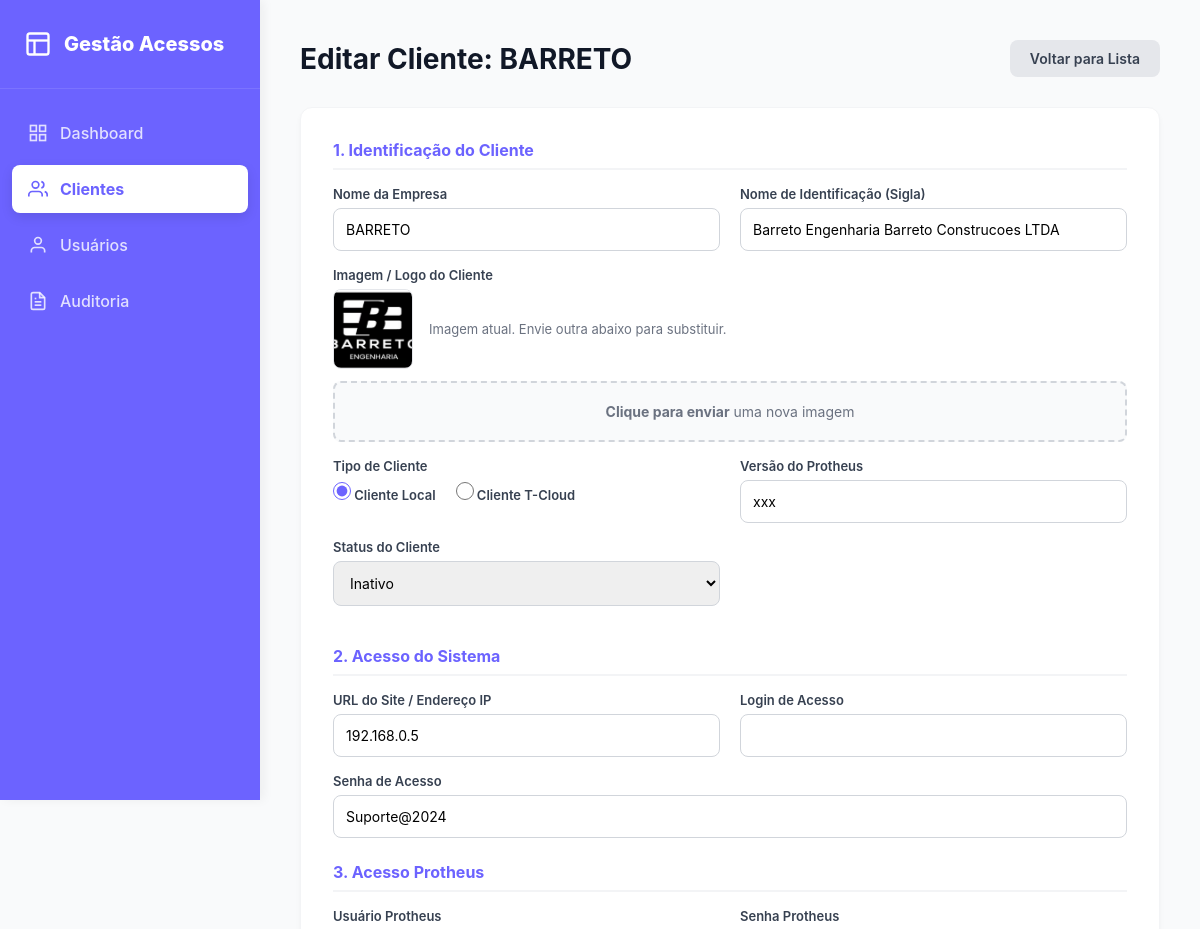
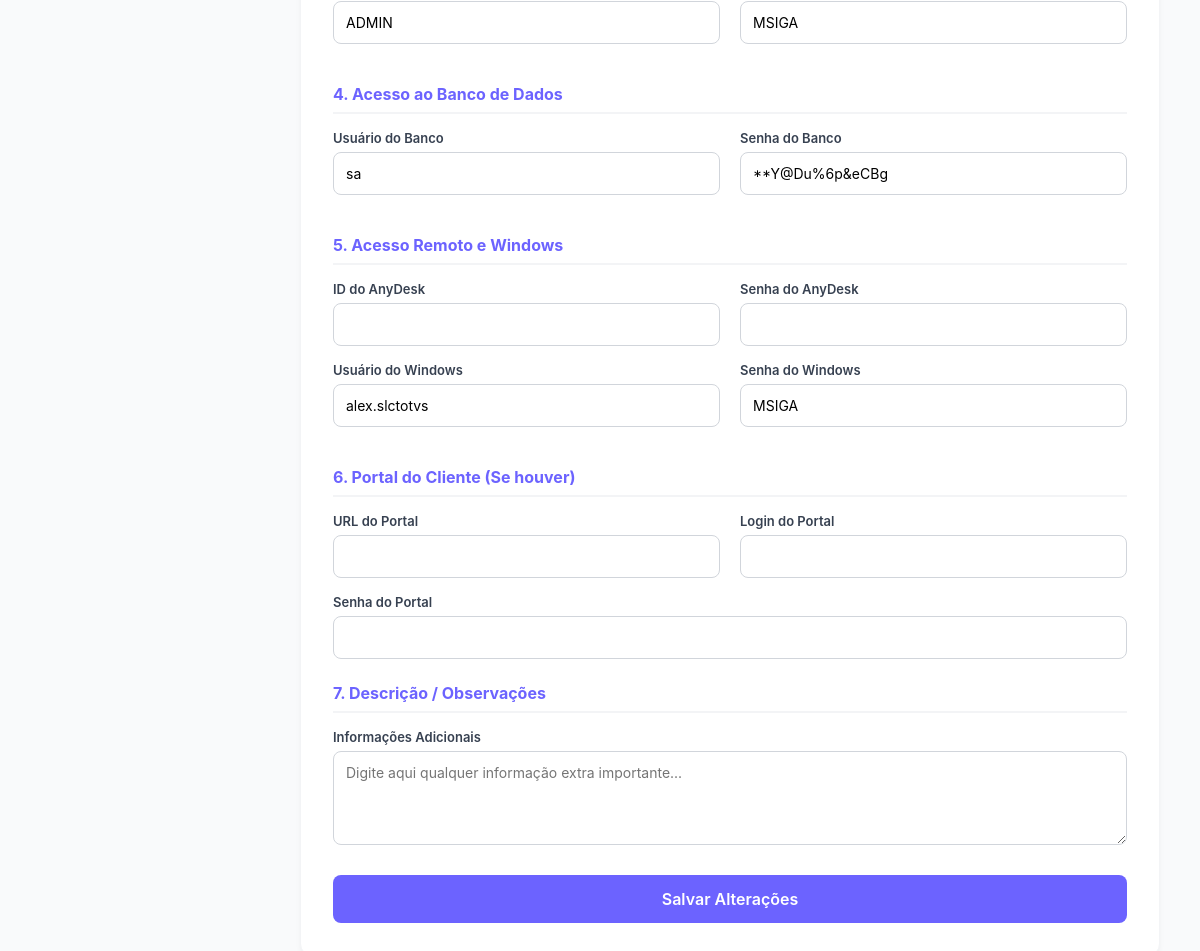
Screenshot of /clientes/editar/39 (signed in) with the database file from the repository (2 pictures, top to bottom).
### tables this page shows
CREATE TABLE clientes (
    id INTEGER PRIMARY KEY AUTOINCREMENT,
    nome_empresa TEXT NOT NULL,
    nome_identificacao TEXT,
    imagem_path TEXT,
    tipo_cliente TEXT DEFAULT 'LOCAL', -- 'LOCAL' ou 'T-CLOUD'
    
    -- Dados do Portal do Cliente
    portal_url TEXT,
    portal_login TEXT,
    portal_senha TEXT,
    
    responsavel_cadastro INTEGER,
    observacoes TEXT,
    status TEXT NOT NULL DEFAULT 'ativo',
    criado_em TEXT NOT NULL DEFAULT (datetime('now','localtime')),
    atualizado_em TEXT, versao_protheus TEXT,
    FOREIGN KEY (responsavel_cadastro) REFERENCES usuarios(id)
);

CREATE TABLE acessos (
    id INTEGER PRIMARY KEY AUTOINCREMENT,
    cliente_id INTEGER NOT NULL,
    ambiente_id INTEGER NOT NULL,
    sistema_servico TEXT,
    usuario_login TEXT,
    senha_cripto BLOB,
    endereco TEXT,
    porta TEXT,
    observacoes TEXT,
    criado_em TEXT NOT NULL DEFAULT (datetime('now','localtime')),
    atualizado_em TEXT,
    FOREIGN KEY (cliente_id) REFERENCES clientes(id) ON DELETE CASCADE,
    FOREIGN KEY (ambiente_id) REFERENCES ambientes(id)
);

### routes/clientes.py (the view, shortened to what this page needs)
@clientes_bp.route("/clientes/editar/<int:id>", methods=["GET", "POST"])
@login_required
def editar(id):
    if session.get("usuario_nivel") != "ADM" and "clientes_editar" not in session.get("usuario_permissoes", ""):
        flash("Acesso negado para editar clientes.", "error")
        return redirect(url_for("clientes.index"))
    conn = get_connection()
    cliente = conn.execute("SELECT * FROM clientes WHERE id = ?", (id,)).fetchone()
    acessos = conn.execute("SELECT * FROM acessos WHERE cliente_id = ?", (id,)).fetchall()
    if not cliente:
        flash("Cliente não encontrado.", "error")
        conn.close()
        return redirect(url_for("clientes.index"))
    dados_acesso = {
        "principal": next((a for a in acessos if a['sistema_servico'] == "Acesso Principal"), None),
        "protheus": next((a for a in acessos if a['sistema_servico'] == "Protheus"), None),
        "banco": next((a for a in acessos if a['sistema_servico'] == "Banco de Dados"), None),
        "anydesk": next((a for a in acessos if a['sistema_servico'] == "AnyDesk"), None),
        "windows": next((a for a in acessos if a['sistema_servico'] == "Windows"), None),
    }
    return render_template("clientes_editar.html", cliente=cliente, dados_acesso=dados_acesso)

### database/db.py (called while the page is built)
def get_connection():
    conn = sqlite3.connect(Config.DATABASE_PATH)
    conn.row_factory = sqlite3.Row
    conn.execute("PRAGMA foreign_keys = ON")
    return conn

### routes/auth.py (called while the page is built)
def login_required(f):
    @wraps(f)
    def decorated_function(*args, **kwargs):
        if "usuario_id" not in session:
            flash("Você precisa fazer login.", "error")
            return redirect(url_for("auth.login"))
        return f(*args, **kwargs)
    return decorated_function

### templates/clientes_editar.html (shortened to what this page needs)
<!DOCTYPE html>
<html lang="pt-BR">
<head>
</head>
<body>
    <aside class="sidebar">
        <div class="sidebar-header">
            <svg width="28" height="28" viewBox="0 0 24 24" fill="none" stroke="currentColor" stroke-width="2"><rect x="3" y="3" width="18" height="18" rx="2" ry="2"></rect><line x1="3" y1="9" x2="21" y2="9"></line><line x1="9" y1="21" x2="9" y2="9"></line></svg>
            <h2>Gestão Acessos</h2>
        </div>
        <nav>
            <a href="/dashboard" class="nav-item"><svg viewBox="0 0 24 24" fill="none" stroke="currentColor" stroke-width="2"><rect x="3" y="3" width="7" height="7"></rect><rect x="14" y="3" width="7" height="7"></rect><rect x="14" y="14" width="7" height="7"></rect><rect x="3" y="14" width="7" height="7"></rect></svg>Dashboard</a>
            <a href="/clientes" class="nav-item active"><svg viewBox="0 0 24 24" fill="none" stroke="currentColor" stroke-width="2"><path d="M17 21v-2a4 4 0 0 0-4-4H5a4 4 0 0 0-4 4v2"></path><circle cx="9" cy="7" r="4"></circle><path d="M23 21v-2a4 4 0 0 0-3-3.87"></path><path d="M16 3.13a4 4 0 0 1 0 7.75"></path></svg>Clientes</a>
            {% if session.get('usuario_nivel') == 'ADM' %}
            <a href="/usuarios" class="nav-item"><svg viewBox="0 0 24 24" fill="none" stroke="currentColor" stroke-width="2"><path d="M20 21v-2a4 4 0 0 0-4-4H8a4 4 0 0 0-4 4v2"></path><circle cx="12" cy="7" r="4"></circle></svg>Usuários</a>
            {% endif %}
            {% if session.get('usuario_nivel') == 'ADM' or 'auditoria_visualizar' in session.get('usuario_permissoes', '') %}
            <a href="/auditoria" class="nav-item">Auditoria</a>
            {% endif %}
        </nav>
    </aside>
    <main class="main-content">
        <div class="topbar">
            <h1>Editar Cliente: {{ cliente['nome_empresa'] }}</h1>
            <a href="{{ url_for('clientes.index') }}" class="btn-voltar">Voltar para Lista</a>
        </div>
        <div class="form-container">
            <form method="POST" enctype="multipart/form-data">
                <div class="section-title">1. Identificação do Cliente</div>
                <div class="grid-2">
                    <div class="form-group">
                        <label>Nome da Empresa</label>
                        <input type="text" name="nome_empresa" class="form-control" required value="{{ cliente['nome_empresa'] }}">
                    </div>
                    <div class="form-group">
                        <label>Nome de Identificação (Sigla)</label>
                        <input type="text" name="nome_identificacao" class="form-control" value="{{ cliente['nome_identificacao'] or '' }}">
                    </div>
                </div>
                <div class="form-group">
                    <label>Imagem / Logo do Cliente</label>
                    <div class="current-img-box">
                        {% if cliente['imagem_path'] %}
                            <img src="{{ url_for('static', filename='uploads/' + cliente['imagem_path']) }}" class="current-img">
                            <span style="font-size: 13px; color: #6b7280;">Imagem atual. Envie outra abaixo para substituir.</span>
                        {% else %}
                            <span style="font-size: 13px; color: #6b7280;">Nenhuma imagem cadastrada.</span>
                        {% endif %}
                    </div>
                    <div class="upload-area">
                        <div style="color: #6b7280; font-size: 14px;"><strong>Clique para enviar</strong> uma nova imagem</div>
                    </div>
                </div>
                <div class="grid-2">
                    <div class="form-group">
                        <label>Tipo de Cliente</label>
                        <div class="radio-group">
                            <label class="radio-label"><input type="radio" name="tipo_cliente" value="LOCAL" {% if cliente['tipo_cliente'] == 'LOCAL' or not cliente['tipo_cliente'] %}checked{% endif %}> Cliente Local</label>
                            <label class="radio-label"><input type="radio" name="tipo_cliente" value="T-CLOUD" {% if cliente['tipo_cliente'] == 'T-CLOUD' %}checked{% endif %}> Cliente T-Cloud</label>
                        </div>
                    </div>
                    <div class="form-group">
                        <label>Versão do Protheus</label>
                        <input type="text" name="versao_protheus" class="form-control" placeholder="Ex: 12.1.23" value="{{ cliente['versao_protheus'] or '' }}">
                    </div>
                </div>
                <div class="grid-2">
                    <div class="form-group">
                        <label>Status do Cliente</label>
                        <select name="status" class="form-control">
                            <option value="inativo" {% if cliente['status'] == 'inativo' %}selected{% endif %}>Inativo</option>
                        </select>
                    </div>
                </div>
                <div class="section-title">2. Acesso do Sistema</div>
                <div class="grid-2">
                    <div class="form-group">
                        <label>URL do Site / Endereço IP</label>
                        <input type="text" name="url_acesso" class="form-control" value="{{ dados_acesso.principal['endereco'] if dados_acesso.principal else '' }}">
                    </div>
                    <div class="form-group">
                        <label>Login de Acesso</label>
                        <input type="text" name="login_acesso" class="form-control" value="{{ dados_acesso.principal['usuario_login'] if dados_acesso.principal else '' }}">
                    </div>
                </div>
                <div class="form-group">
                    <label>Senha de Acesso</label>
                    <input type="text" name="senha_acesso" class="form-control" value="{{ dados_acesso.principal['senha_cripto'] if dados_acesso.principal else '' }}">
                </div>
                <div class="section-title">3. Acesso Protheus</div>
                <div class="grid-2">
                    <div class="form-group">
                        <label>Usuário Protheus</label>
                        <input type="text" name="protheus_login" class="form-control" value="{{ dados_acesso.protheus['usuario_login'] if dados_acesso.protheus else '' }}">
                    </div>
                    <div class="form-group">
                        <label>Senha Protheus</label>
                        <input type="text" name="protheus_senha" class="form-control" value="{{ dados_acesso.protheus['senha_cripto'] if dados_acesso.protheus else '' }}">
                    </div>
                </div>
                <div class="section-title">4. Acesso ao Banco de Dados</div>
                <div class="grid-2">
                    <div class="form-group">
                        <label>Usuário do Banco</label>
                        <input type="text" name="db_login" class="form-control" value="{{ dados_acesso.banco['usuario_login'] if dados_acesso.banco else '' }}">
                    </div>
                    <div class="form-group">
                        <label>Senha do Banco</label>
                        <input type="text" name="db_senha" class="form-control" value="{{ dados_acesso.banco['senha_cripto'] if dados_acesso.banco else '' }}">
                    </div>
                </div>
                <div class="section-title">5. Acesso Remoto e Windows</div>
                <div class="grid-2">
                    <div class="form-group">
                        <label>ID do AnyDesk</label>
                        <input type="text" name="anydesk_login" class="form-control" value="{{ dados_acesso.anydesk['usuario_login'] if dados_acesso.anydesk else '' }}">
                    </div>
                    <div class="form-group">
                        <label>Senha do AnyDesk</label>
                        <input type="text" name="anydesk_senha" class="form-control" value="{{ dados_acesso.anydesk['senha_cripto'] if dados_acesso.anydesk else '' }}">
                    </div>
                </div>
                <div class="grid-2">
                    <div class="form-group">
                        <label>Usuário do Windows</label>
                        <input type="text" name="windows_login" class="form-control" value="{{ dados_acesso.windows['usuario_login'] if dados_acesso.windows else '' }}">
                    </div>
                    <div class="form-group">
                        <label>Senha do Windows</label>
                        <input type="text" name="windows_senha" class="form-control" value="{{ dados_acesso.windows['senha_cripto'] if dados_acesso.windows else '' }}">
                    </div>
                </div>
                <div class="section-title">6. Portal do Cliente (Se houver)</div>
                <div class="grid-2">
                    <div class="form-group">
                        <label>URL do Portal</label>
                        <input type="text" name="portal_url" class="form-control" value="{{ cliente['portal_url'] or '' }}">
                    </div>
                    <div class="form-group">
                        <label>Login do Portal</label>
                        <input type="text" name="portal_login" class="form-control" value="{{ cliente['portal_login'] or '' }}">
                    </div>
                </div>
                <div class="form-group">
                    <label>Senha do Portal</label>
                    <input type="text" name="portal_senha" class="form-control" value="{{ cliente['portal_senha'] or '' }}">
                </div>
                <div class="section-title">7. Descrição / Observações</div>
                <div class="form-group">
                    <label>Informações Adicionais</label>
                    <textarea name="observacoes" class="form-control" rows="4" placeholder="Digite aqui qualquer informação extra importante...">{{ cliente['observacoes'] or '' }}</textarea>
                </div>
                <button type="submit" class="btn-save">Salvar Alterações</button>
            </form>
        </div>
    </main>
</body>
</html>

### templates/clientes_editar.html (style rules this page uses)
* { margin: 0; padding: 0; box-sizing: border-box; font-family: 'Inter', -apple-system, sans-serif; }
body { background-color: #f9fafb; display: flex; min-height: 100vh; color: #111827; }
.sidebar { width: 260px; background-color: #6c63ff; color: white; display: flex; flex-direction: column; position: fixed; height: 100vh; box-shadow: 4px 0 10px rgba(0,0,0,0.05); z-index: 10; }
.sidebar-header { padding: 30px 24px; display: flex; align-items: center; gap: 12px; border-bottom: 1px solid rgba(255,255,255,0.1); }
.sidebar-header h2 { font-size: 20px; font-weight: 800; }
.sidebar nav { flex: 1; padding: 20px 12px; display: flex; flex-direction: column; gap: 8px; }
.nav-item { display: flex; align-items: center; gap: 12px; color: rgba(255,255,255,0.8); text-decoration: none; padding: 14px 16px; border-radius: 8px; font-weight: 500; }
.nav-item.active { background-color: #ffffff; color: #6c63ff; font-weight: 700; box-shadow: 0 4px 12px rgba(0,0,0,0.1); }
.nav-item svg { width: 20px; height: 20px; }
.main-content { flex: 1; margin-left: 260px; padding: 40px; }
.topbar { display: flex; justify-content: space-between; align-items: center; margin-bottom: 30px; }
.topbar h1 { font-size: 28px; font-weight: 700; }
.btn-voltar { background-color: #e5e7eb; color: #374151; border: none; padding: 10px 20px; border-radius: 8px; font-weight: 600; cursor: pointer; text-decoration: none; font-size: 14px; display: inline-block; text-align: center; }
.form-container { background: white; border-radius: 12px; box-shadow: 0 4px 6px -1px rgba(0,0,0,0.05); padding: 32px; border: 1px solid #f3f4f6; max-width: 900px; }
.section-title { font-size: 16px; font-weight: 700; color: #6c63ff; margin-bottom: 16px; padding-bottom: 8px; border-bottom: 2px solid #f3f4f6; margin-top: 24px; }
.section-title:first-child { margin-top: 0; }
.grid-2 { display: grid; grid-template-columns: 1fr 1fr; gap: 20px; }
.form-group { margin-bottom: 16px; }
.form-group label { display: block; font-size: 13px; font-weight: 600; color: #374151; margin-bottom: 6px; }
.form-control { width: 100%; padding: 12px; border: 1px solid #d1d5db; border-radius: 8px; font-size: 14px; outline: none; }
.radio-group { display: flex; gap: 20px; margin-top: 8px; }
.radio-label { display: flex; align-items: center; gap: 8px; cursor: pointer; font-size: 14px; font-weight: 500; color: #374151; }
.radio-label input { accent-color: #6c63ff; width: 18px; height: 18px; }
.current-img-box { display: flex; align-items: center; gap: 16px; margin-bottom: 12px; }
.current-img { width: 80px; height: 80px; object-fit: cover; border-radius: 8px; border: 1px solid #e5e7eb; }
.upload-area { border: 2px dashed #d1d5db; border-radius: 8px; padding: 20px; text-align: center; cursor: pointer; position: relative; background: #f9fafb; }
.btn-save { background-color: #6c63ff; color: white; border: none; padding: 14px 32px; border-radius: 8px; font-weight: 600; cursor: pointer; font-size: 16px; margin-top: 10px; width: 100%; transition: 0.2s; }

### rows the page displays
clientes: nome_empresa "BARRETO", nome_identificacao "Barreto Engenharia Barreto Construcoes LTDA", imagem_path (picture), tipo_cliente "☑ Cliente Local", tipo_cliente "☐ Cliente T-Cloud", versao_protheus "xxx", status "Inativo"
acessos: url_acesso "192.168.0.5", senha_acesso "Suporte@2024"
acessos: protheus_login "ADMIN", protheus_senha "MSIGA"
acessos: db_login "sa", db_senha "**Y@Du%6p&eCBg"
acessos: windows_login "alex.slctotvs", windows_senha "MSIGA"
